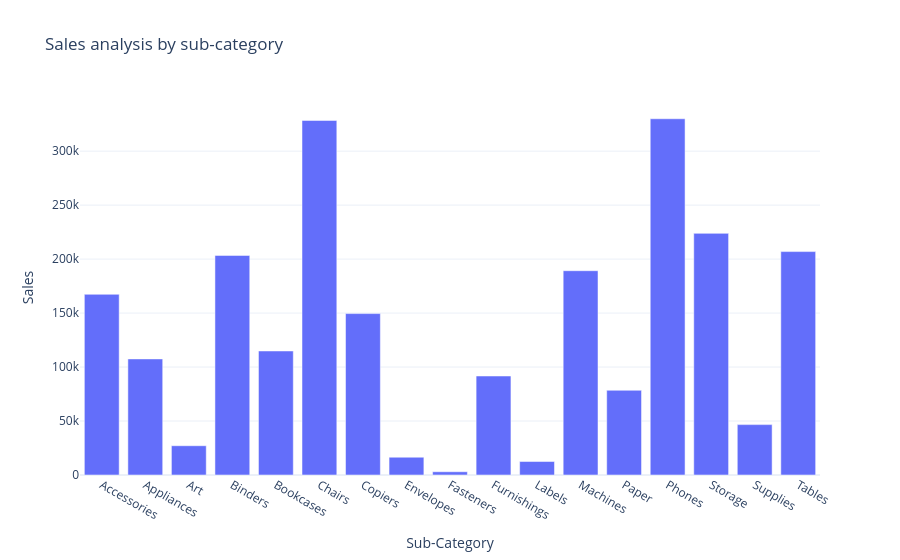

The cell this chart's notebook holds for it:
### Code cell
fig = px.bar(Sales_by_subcategory,
             x='Sub-Category',
             y='Sales',
             title='Sales analysis by sub-category')

fig.show()

### Figure 1 — Plotly figure (JSON) as saved in the notebook; plotly's stock layout.template omitted (floating-point values rounded to 4 significant figures)
{"data": [{"hovertemplate": "Sub-Category=%{x}<br>Sales=%{y}<extra></extra>", "legendgroup": "", "marker": {"color": "#636efa", "pattern": {"shape": ""}}, "name": "", "orientation": "v", "showlegend": false, "textposition": "auto", "type": "bar", "x": ["Accessories", "Appliances", "Art", "Binders", "Bookcases", "Chairs", "Copiers", "Envelopes", "Fasteners", "Furnishings", "Labels", "Machines", "Paper", "Phones", "Storage", "Supplies", "Tables"], "xaxis": "x", "y": [167400.0, 107500.0, 27120.0, 203400.0, 114900.0, 328400.0, 149500.0, 16480.0, 3024.0, 91710.0, 12490.0, 189200.0, 78480.0, 330000.0, 223800.0, 46670.0, 207000.0], "yaxis": "y"}], "layout": {"barmode": "relative", "legend": {"tracegroupgap": 0}, "title": {"text": "Sales analysis by sub-category"}, "xaxis": {"anchor": "y", "domain": [0, 1], "title": {"text": "Sub-Category"}}, "yaxis": {"anchor": "x", "domain": [0, 1], "title": {"text": "Sales"}}}}
